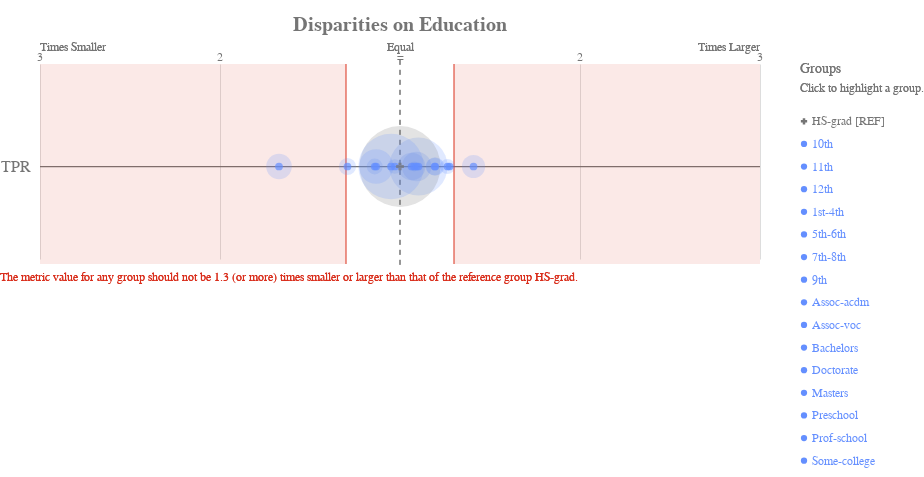

Notebook source saved alongside this figure:
### Code cell
ap.disparity(bdf, metrics, 'education', fairness_threshold = 1.3)

### Figure 1 — Vega-Lite specification as saved in the notebook (floating-point values rounded to 4 significant figures)
{"config": {"view": {"continuousWidth": 400, "continuousHeight": 300, "strokeWidth": 0}, "axisLeft": {"labelColor": "rgb(117,117,117)", "labelFont": "Arial", "labelFontSize": 16}, "title": {"align": "center", "baseline": "middle", "color": "rgb(117,117,117)", "font": "Arial", "fontSize": 20, "fontWeight": "bold"}}, "layer": [{"data": {"name": "data-1f2af75cfead9a3854ee453922b4eaab"}, "mark": {"type": "rule", "stroke": "rgb(117,117,117)", "strokeWidth": 1.25, "tooltip": ""}, "encoding": {"x": {"type": "quantitative", "field": "x", "scale": {"domain": [-2, 2], "range": [40.0, 760.0]}}, "x2": {"field": "x2"}, "y": {"type": "nominal", "axis": {"domain": false, "labelAngle": 0, "labelPadding": -30, "orient": "left", "ticks": false, "title": ""}, "field": "metric", "scale": {"domain": ["TPR"], "range": [30, 225.0]}}}}, {"data": {"name": "data-79dd248bdaa0ea02c535240e8ad022c8"}, "mark": {"type": "rule", "stroke": "rgb(117,117,117)", "strokeDash": [5, 5], "strokeWidth": 1}, "encoding": {"tooltip": {"value": "HS-grad [REF]"}, "x": {"value": 400.0}, "y": {"value": 20.83}, "y2": {"value": 229.2}}}, {"data": {"name": "data-c233327f4cd9b4c2df31bf8015c83e4a"}, "mark": {"type": "text", "align": "center", "color": "rgb(117,117,117)", "font": "Arial", "fontSize": 12, "fontWeight": "normal", "tooltip": ""}, "encoding": {"text": {"type": "nominal", "field": "label"}, "x": {"type": "quantitative", "field": "value", "scale": {"domain": [-2, 2], "range": [40.0, 760.0]}}, "y": {"value": 17.5}}}, {"layer": [{"mark": {"type": "text", "align": "left", "fill": "rgb(117,117,117)", "font": "Arial", "fontSize": 12, "fontWeight": "normal", "tooltip": ""}, "encoding": {"text": {"value": "Times Smaller"}, "x": {"value": 40.0}, "y": {"value": 7.5}}}, {"mark": {"type": "text", "align": "right", "fill": "rgb(117,117,117)", "font": "Arial", "fontSize": 12, "fontWeight": "normal", "tooltip": ""}, "encoding": {"text": {"value": "Times Larger"}, "x": {"value": 760.0}, "y": {"value": 7.5}}}, {"mark": {"type": "text", "align": "center", "fill": "rgb(117,117,117)", "font": "Arial", "fontSize": 12, "fontWeight": "normal", "tooltip": ""}, "encoding": {"text": {"value": "Equal"}, "x": {"value": 400.0}, "y": {"value": 7.5}}}], "data": {"name": "data-79dd248bdaa0ea02c535240e8ad022c8"}}, {"layer": [{"mark": {"type": "rule", "opacity": 0.8, "stroke": "rgb(217, 46, 28)", "strokeWidth": 1.25, "tooltip": ""}, "encoding": {"x": {"type": "quantitative", "field": "min", "scale": {"domain": [-2, 2], "range": [40.0, 760.0]}}, "y": {"value": 25.0}, "y2": {"value": 225.0}}}, {"mark": {"type": "rule", "opacity": 0.8, "stroke": "rgb(217, 46, 28)", "strokeWidth": 1.25, "tooltip": ""}, "encoding": {"x": {"type": "quantitative", "field": "max", "scale": {"domain": [-2, 2], "range": [40.0, 760.0]}}, "y": {"value": 25.0}, "y2": {"value": 225.0}}}, {"layer": [{"mark": {"type": "rect", "fill": "rgb(217, 46, 28)", "opacity": 0.1, "tooltip": ""}, "encoding": {"x": {"type": "quantitative", "field": "min", "scale": {"domain": [-2, 2], "range": [40.0, 760.0]}}, "x2": {"field": "lower_end"}, "y": {"value": 25.0}, "y2": {"value": 225.0}}}, {"mark": {"type": "rect", "fill": "rgb(217, 46, 28)", "opacity": 0.1, "tooltip": ""}, "encoding": {"x": {"type": "quantitative", "field": "max", "scale": {"domain": [-2, 2], "range": [40.0, 760.0]}}, "x2": {"field": "upper_end"}, "y": {"value": 25.0}, "y2": {"value": 225.0}}}]}, {"data": {"name": "data-79dd248bdaa0ea02c535240e8ad022c8"}, "mark": {"type": "text", "align": "left", "baseline": "top", "fill": "rgb(217, 46, 28)", "font": "Arial", "fontSize": 12, "fontWeight": "normal", "tooltip": ""}, "encoding": {"text": {"value": "The metric value for any group should not be 1.3 (or more) times smaller or larger than that of the reference group HS-grad."}, "x": {"value": 0}, "y": {"value": 233.3}}}], "data": {"name": "data-68125cfc4fc9557defd07e8d14c561c8"}}, {"layer": [{"mark": "circle"}, {"data": {"name": "data-9a2bef3a3e213fa463d2664e991e9e5d"}, "mark": {"type": "circle", "opacity": 0.2}, "encoding": {"color": {"condition": {"type": "nominal", "field": "attribute_value", "legend": null, "scale": {"domain": ["HS-grad", "10th", "11th", "12th", "1st-4th", "5th-6th", "7th-8th", "9th", "Assoc-acdm", "Assoc-voc", "Bachelors", "Doctorate", "Masters", "Preschool", "Prof-school", "Some-college"], "range": ["rgb(117,117,117)", "rgb(100, 143, 255)", "rgb(100, 143, 255)", "rgb(100, 143, 255)", "rgb(100, 143, 255)", "rgb(100, 143, 255)", "rgb(100, 143, 255)", "rgb(100, 143, 255)", "rgb(100, 143, 255)", "rgb(100, 143, 255)", "rgb(100, 143, 255)", "rgb(100, 143, 255)", "rgb(100, 143, 255)", "rgb(100, 143, 255)", "rgb(100, 143, 255)", "rgb(100, 143, 255)"]}, "selection": "selector017"}, "value": "rgb(224,224,224)"}, "size": {"type": "quantitative", "field": "group_size", "legend": null, "scale": {"domain": [0, 5065.0], "range": [0, 7854.0]}}, "tooltip": [{"type": "nominal", "field": "attribute_value", "title": "Group"}, {"type": "nominal", "field": "tooltip_group_size", "title": "Group Size"}, {"type": "nominal", "field": "tooltip_disparity_explanation_tpr", "title": "Disparity"}, {"type": "quantitative", "field": "tpr", "format": ".2f", "title": "TPR"}], "x": {"type": "quantitative", "axis": {"domain": false, "labels": false, "ticks": false, "title": null, "values": [1, 2, -2, -1]}, "field": "tpr_disparity_scaled", "scale": {"domain": [-2, 2], "range": [40.0, 760.0]}}, "y": {"type": "nominal", "axis": {"domain": false, "grid": false, "labels": false, "ticks": false, "title": " "}, "field": "metric_variable", "scale": {"domain": ["TPR"], "range": [30, 225.0]}}}, "selection": {"selector019": {"type": "multi", "empty": "all", "fields": ["attribute_value"]}}, "transform": [{"calculate": "'TPR'", "as": "metric_variable"}]}, {"layer": [{"mark": "point"}, {"data": {"name": "data-9a2bef3a3e213fa463d2664e991e9e5d"}, "mark": {"type": "point", "filled": true, "size": 60}, "encoding": {"color": {"condition": {"type": "nominal", "field": "attribute_value", "legend": null, "scale": {"domain": ["HS-grad", "10th", "11th", "12th", "1st-4th", "5th-6th", "7th-8th", "9th", "Assoc-acdm", "Assoc-voc", "Bachelors", "Doctorate", "Masters", "Preschool", "Prof-school", "Some-college"], "range": ["rgb(117,117,117)", "rgb(100, 143, 255)", "rgb(100, 143, 255)", "rgb(100, 143, 255)", "rgb(100, 143, 255)", "rgb(100, 143, 255)", "rgb(100, 143, 255)", "rgb(100, 143, 255)", "rgb(100, 143, 255)", "rgb(100, 143, 255)", "rgb(100, 143, 255)", "rgb(100, 143, 255)", "rgb(100, 143, 255)", "rgb(100, 143, 255)", "rgb(100, 143, 255)", "rgb(100, 143, 255)"]}, "selection": "selector017"}, "value": "rgb(224,224,224)"}, "shape": {"type": "nominal", "field": "attribute_value", "legend": null, "scale": {"domain": ["HS-grad", "10th", "11th", "12th", "1st-4th", "5th-6th", "7th-8th", "9th", "Assoc-acdm", "Assoc-voc", "Bachelors", "Doctorate", "Masters", "Preschool", "Prof-school", "Some-college"], "range": ["cross", "circle", "circle", "circle", "circle", "circle", "circle", "circle", "circle", "circle", "circle", "circle", "circle", "circle", "circle", "circle"]}}, "tooltip": [{"type": "nominal", "field": "attribute_value", "title": "Group"}, {"type": "nominal", "field": "tooltip_group_size", "title": "Group Size"}, {"type": "nominal", "field": "tooltip_disparity_explanation_tpr", "title": "Disparity"}, {"type": "quantitative", "field": "tpr", "format": ".2f", "title": "TPR"}], "x": {"type": "quantitative", "axis": {"domain": false, "labels": false, "ticks": false, "title": null, "values": [1, 2, -2, -1]}, "field": "tpr_disparity_scaled", "scale": {"domain": [-2, 2], "range": [40.0, 760.0]}}, "y": {"type": "nominal", "axis": {"domain": false, "grid": false, "labels": false, "ticks": false, "title": " "}, "field": "metric_variable", "scale": {"domain": ["TPR"], "range": [30, 225.0]}}}, "selection": {"selector018": {"type": "multi", "empty": "all", "fields": ["attribute_value"]}}, "transform": [{"calculate": "'TPR'", "as": "metric_variable"}]}]}]}, {"layer": [{"mark": {"type": "point", "filled": true, "opacity": 1, "size": 39.48}, "encoding": {"color": {"condition": {"type": "nominal", "field": "attribute_value", "legend": null, "scale": {"domain": ["HS-grad", "10th", "11th", "12th", "1st-4th", "5th-6th", "7th-8th", "9th", "Assoc-acdm", "Assoc-voc", "Bachelors", "Doctorate", "Masters", "Preschool", "Prof-school", "Some-college"], "range": ["rgb(117,117,117)", "rgb(100, 143, 255)", "rgb(100, 143, 255)", "rgb(100, 143, 255)", "rgb(100, 143, 255)", "rgb(100, 143, 255)", "rgb(100, 143, 255)", "rgb(100, 143, 255)", "rgb(100, 143, 255)", "rgb(100, 143, 255)", "rgb(100, 143, 255)", "rgb(100, 143, 255)", "rgb(100, 143, 255)", "rgb(100, 143, 255)", "rgb(100, 143, 255)", "rgb(100, 143, 255)"]}, "selection": "selector017"}, "value": "rgb(224,224,224)"}, "shape": {"type": "nominal", "field": "attribute_value", "legend": null, "scale": {"domain": ["HS-grad", "10th", "11th", "12th", "1st-4th", "5th-6th", "7th-8th", "9th", "Assoc-acdm", "Assoc-voc", "Bachelors", "Doctorate", "Masters", "Preschool", "Prof-school", "Some-college"], "range": ["cross", "circle", "circle", "circle", "circle", "circle", "circle", "circle", "circle", "circle", "circle", "circle", "circle", "circle", "circle", "circle"]}}, "x": {"value": 804}, "y": {"type": "nominal", "axis": {"domain": false, "grid": false, "labels": false, "ticks": false, "title": " "}, "field": "attribute_value", "scale": {"domain": ["HS-grad", "10th", "11th", "12th", "1st-4th", "5th-6th", "7th-8th", "9th", "Assoc-acdm", "Assoc-voc", "Bachelors", "Doctorate", "Masters", "Preschool", "Prof-school", "Some-college"], "range": [71, 433]}}}, "selection": {"selector017": {"type": "multi", "empty": "all", "fields": ["attribute_value"]}}}, {"mark": {"type": "text", "align": "left", "baseline": "middle", "font": "Arial", "fontSize": 12, "fontWeight": "normal"}, "encoding": {"color": {"condition": {"type": "nominal", "field": "attribute_value", "legend": null, "scale": {"domain": ["HS-grad", "10th", "11th", "12th", "1st-4th", "5th-6th", "7th-8th", "9th", "Assoc-acdm", "Assoc-voc", "Bachelors", "Doctorate", "Masters", "Preschool", "Prof-school", "Some-college"], "range": ["rgb(117,117,117)", "rgb(100, 143, 255)", "rgb(100, 143, 255)", "rgb(100, 143, 255)", "rgb(100, 143, 255)", "rgb(100, 143, 255)", "rgb(100, 143, 255)", "rgb(100, 143, 255)", "rgb(100, 143, 255)", "rgb(100, 143, 255)", "rgb(100, 143, 255)", "rgb(100, 143, 255)", "rgb(100, 143, 255)", "rgb(100, 143, 255)", "rgb(100, 143, 255)", "rgb(100, 143, 255)"]}, "selection": "selector017"}, "value": "rgb(224,224,224)"}, "text": {"type": "nominal", "field": "label"}, "x": {"value": 812}, "y": {"type": "nominal", "axis": {"domain": false, "grid": false, "labels": false, "ticks": false, "title": " "}, "field": "attribute_value", "scale": {"domain": ["HS-grad", "10th", "11th", "12th", "1st-4th", "5th-6th", "7th-8th", "9th", "Assoc-acdm", "Assoc-voc", "Bachelors", "Doctorate", "Masters", "Preschool", "Prof-school", "Some-college"], "range": [71, 433]}}}, "selection": {"selector020": {"type": "multi", "empty": "all", "fields": ["attribute_value"]}}}, {"data": {"name": "data-79dd248bdaa0ea02c535240e8ad022c8"}, "mark": {"type": "text", "align": "left", "baseline": "middle", "color": "rgb(117,117,117)", "font": "Arial", "fontSize": 12, "fontWeight": "normal"}, "encoding": {"text": {"value": "Click to highlight a group."}, "x": {"value": 800}, "y": {"value": 49}}}, {"data": {"name": "data-79dd248bdaa0ea02c535240e8ad022c8"}, "mark": {"type": "text", "align": "left", "baseline": "middle", "color": "rgb(117,117,117)", "font": "Arial", "fontSize": 14, "fontWeight": "normal"}, "encoding": {"text": {"value": "Groups"}, "x": {"value": 800}, "y": {"value": 30}}}], "data": {"name": "data-426b44eb341f705244a71737f51280d3"}}], "height": 250, "padding": {"top": 15, "bottom": 10}, "resolve": {"scale": {"size": "independent", "y": "independent"}}, "title": "Disparities on Education", "width": 800, "$schema": "https://vega.github.io/schema/vega-lite/v4.8.1.json", "datasets": {"data-1f2af75cfead9a3854ee453922b4eaab": [{"metric": "TPR", "x": -2, "x2": 2}], "data-79dd248bdaa0ea02c535240e8ad022c8": [{"a": 1, "b": 0}, {"a": 1, "b": 0}], "data-c233327f4cd9b4c2df31bf8015c83e4a": [{"value": 1, "label": 2}, {"value": 2, "label": 3}, {"value": -2, "label": 3}, {"value": -1, "label": 2}, {"value": 0, "label": "="}], "data-68125cfc4fc9557defd07e8d14c561c8": [{"min": -0.3, "max": 0.3, "lower_end": -2, "upper_end": 2}], "data-9a2bef3a3e213fa463d2664e991e9e5d": [{"attribute_name": "education", "attribute_value": "10th", "group_size": 348, "total_entities": 12904, "tpr": 0.1004, "tpr_disparity": 1.408, "tpr_disparity_scaled": 0.4085, "tooltip_group_size": "348 (2.70%)", "tooltip_disparity_explanation_tpr": "1.41 times larger TPR than the reference group"}, {"attribute_name": "education", "attribute_value": "11th", "group_size": 493, "total_entities": 12904, "tpr": 0.07588, "tpr_disparity": 1.065, "tpr_disparity_scaled": 0.06464, "tooltip_group_size": "493 (3.82%)", "tooltip_disparity_explanation_tpr": "1.06 times larger TPR than the reference group"}, {"attribute_name": "education", "attribute_value": "12th", "group_size": 163, "total_entities": 12904, "tpr": 0.0625, "tpr_disparity": 0.8769, "tpr_disparity_scaled": -0.1404, "tooltip_group_size": "163 (1.26%)", "tooltip_disparity_explanation_tpr": "1.14 times smaller TPR than the reference group"}, {"attribute_name": "education", "attribute_value": "1st-4th", "group_size": 64, "total_entities": 12904, "tpr": 0.07692, "tpr_disparity": 1.079, "tpr_disparity_scaled": 0.07926, "tooltip_group_size": "64 (0.50%)", "tooltip_disparity_explanation_tpr": "1.08 times larger TPR than the reference group"}, {"attribute_name": "education", "attribute_value": "5th-6th", "group_size": 138, "total_entities": 12904, "tpr": 0.06931, "tpr_disparity": 0.9724, "tpr_disparity_scaled": -0.02838, "tooltip_group_size": "138 (1.07%)", "tooltip_disparity_explanation_tpr": "1.03 times smaller TPR than the reference group"}, {"attribute_name": "education", "attribute_value": "7th-8th", "group_size": 225, "total_entities": 12904, "tpr": 0.08523, "tpr_disparity": 1.196, "tpr_disparity_scaled": 0.1958, "tooltip_group_size": "225 (1.74%)", "tooltip_disparity_explanation_tpr": "1.20 times larger TPR than the reference group"}, {"attribute_name": "education", "attribute_value": "9th", "group_size": 191, "total_entities": 12904, "tpr": 0.05517, "tpr_disparity": 0.7741, "tpr_disparity_scaled": -0.2918, "tooltip_group_size": "191 (1.48%)", "tooltip_disparity_explanation_tpr": "1.29 times smaller TPR than the reference group"}, {"attribute_name": "education", "attribute_value": "Assoc-acdm", "group_size": 423, "total_entities": 12904, "tpr": 0.04262, "tpr_disparity": 0.598, "tpr_disparity_scaled": -0.6722, "tooltip_group_size": "423 (3.28%)", "tooltip_disparity_explanation_tpr": "1.67 times smaller TPR than the reference group"}, {"attribute_name": "education", "attribute_value": "Assoc-voc", "group_size": 562, "total_entities": 12904, "tpr": 0.07786, "tpr_disparity": 1.092, "tpr_disparity_scaled": 0.09239, "tooltip_group_size": "562 (4.36%)", "tooltip_disparity_explanation_tpr": "1.09 times larger TPR than the reference group"}, {"attribute_name": "education", "attribute_value": "Bachelors", "group_size": 2182, "total_entities": 12904, "tpr": 0.07858, "tpr_disparity": 1.102, "tpr_disparity_scaled": 0.1025, "tooltip_group_size": "2,182 (16.91%)", "tooltip_disparity_explanation_tpr": "1.10 times larger TPR than the reference group"}, {"attribute_name": "education", "attribute_value": "Doctorate", "group_size": 145, "total_entities": 12904, "tpr": 0.09009, "tpr_disparity": 1.264, "tpr_disparity_scaled": 0.264, "tooltip_group_size": "145 (1.12%)", "tooltip_disparity_explanation_tpr": "1.26 times larger TPR than the reference group"}, {"attribute_name": "education", "attribute_value": "HS-grad", "group_size": 4221, "total_entities": 12904, "tpr": 0.07127, "tpr_disparity": 1.0, "tpr_disparity_scaled": 0.0, "tooltip_group_size": "4,221 (32.71%)", "tooltip_disparity_explanation_tpr": "Reference group"}, {"attribute_name": "education", "attribute_value": "Masters", "group_size": 763, "total_entities": 12904, "tpr": 0.06294, "tpr_disparity": 0.883, "tpr_disparity_scaled": -0.1325, "tooltip_group_size": "763 (5.91%)", "tooltip_disparity_explanation_tpr": "1.13 times smaller TPR than the reference group"}, {"attribute_name": "education", "attribute_value": "Preschool", "group_size": 24, "total_entities": 12904, "tpr": 0.09091, "tpr_disparity": 1.275, "tpr_disparity_scaled": 0.2755, "tooltip_group_size": "24 (0.19%)", "tooltip_disparity_explanation_tpr": "1.28 times larger TPR than the reference group"}, {"attribute_name": "education", "attribute_value": "Prof-school", "group_size": 202, "total_entities": 12904, "tpr": 0.08497, "tpr_disparity": 1.192, "tpr_disparity_scaled": 0.1921, "tooltip_group_size": "202 (1.57%)", "tooltip_disparity_explanation_tpr": "1.19 times larger TPR than the reference group"}, {"attribute_name": "education", "attribute_value": "Some-college", "group_size": 2760, "total_entities": 12904, "tpr": 0.0679, "tpr_disparity": 0.9526, "tpr_disparity_scaled": -0.04976, "tooltip_group_size": "2,760 (21.39%)", "tooltip_disparity_explanation_tpr": "1.05 times smaller TPR than the reference group"}], "data-426b44eb341f705244a71737f51280d3": [{"attribute_value": "HS-grad", "label": "HS-grad [REF]"}, {"attribute_value": "10th", "label": "10th"}, {"attribute_value": "11th", "label": "11th"}, {"attribute_value": "12th", "label": "12th"}, {"attribute_value": "1st-4th", "label": "1st-4th"}, {"attribute_value": "5th-6th", "label": "5th-6th"}, {"attribute_value": "7th-8th", "label": "7th-8th"}, {"attribute_value": "9th", "label": "9th"}, {"attribute_value": "Assoc-acdm", "label": "Assoc-acdm"}, {"attribute_value": "Assoc-voc", "label": "Assoc-voc"}, {"attribute_value": "Bachelors", "label": "Bachelors"}, {"attribute_value": "Doctorate", "label": "Doctorate"}, {"attribute_value": "Masters", "label": "Masters"}, {"attribute_value": "Preschool", "label": "Preschool"}, {"attribute_value": "Prof-school", "label": "Prof-school"}, {"attribute_value": "Some-college", "label": "Some-college"}]}}
